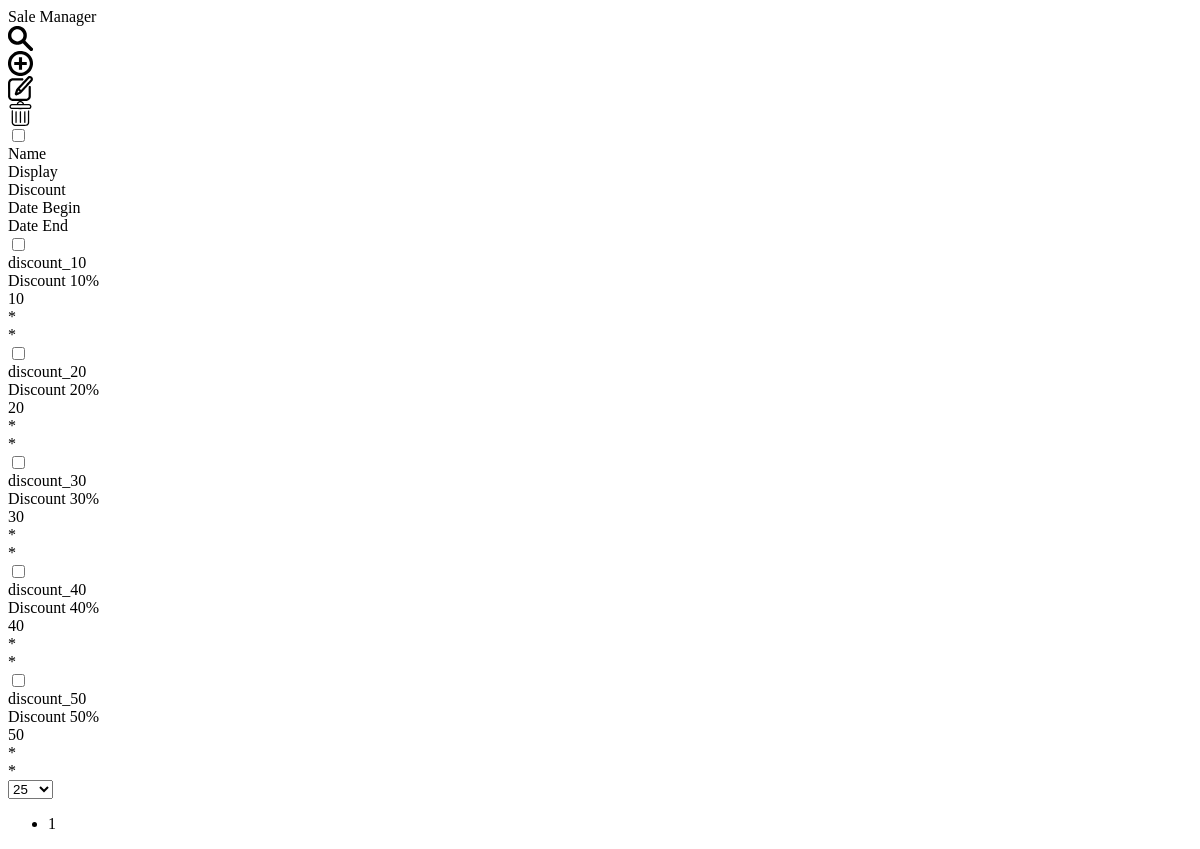
The app's page /admin/sale/index.php (signed in) with its own data.
### tables this page shows
CREATE TABLE IF NOT EXISTS sale(
	name VARCHAR(255) UNIQUE NOT NULL,
	display VARCHAR(255) UNIQUE,
	discount DECIMAL(3,2),
	date_begin DATETIME,
	date_end DATETIME
);

### admin/sale/params.php (called while the page is built, shortened)
<?php
$maxInPage = empty($_POST['maxInPage']) ? 25 : $_POST['maxInPage'];
$currentPage = empty($_POST['currentPage']) ? 1 : $_POST['currentPage'];
$orderBy = "";
$where = "";
$sql = "SELECT * FROM sale $where $orderBy";
$sales = SaleUtil::getSalesByQuery($sql);
$page = new Page(count($sales), $maxInPage, 5, $currentPage);
?>

### util/sql_util.php (called while the page is built, shortened)
<?php
	function openConnect() {
		$dbhost = "localhost";
		$dbuser = "root";
		$dbpass = "";
		$db = "game";
		$conn = new mysqli($dbhost, $dbuser, $dbpass, $db);
		return $conn;
	}
	function execute($sql) {
		$conn = openConnect();
		$result = $conn->query($sql);
		return $result;
	}
	function toArray($result) {
		$array = array();
		if ($result->num_rows > 0) {
			while($row = $result->fetch_assoc()) {
				array_push($array, $row);
			}
		}
		return $array;
	}
?>

### sql/sale_sql.php (called while the page is built, shortened)
<?php
class SaleSQL {
    public static function getSalesByQuery($sql) {
		$arr = toArray(execute($sql));
		$arr2 = array();
		foreach ($arr as $row) {
			array_push($arr2, new Sale($row['name'], $row['display'], $row['discount'], $row['date_begin'], $row['date_end']));
		}
		return $arr2;
	}
}
?>

### util/sale_util.php (called while the page is built, shortened)
<?php
class SaleUtil {
    public static function getSalesByQuery($sql) {
		return SaleSQL::getSalesByQuery($sql);
	}
}
?>

### object/page.php (called while the page is built, shortened)
<?php
class Page {
    private $quantity;
    private $maxQuantityInPage;
    private $currentPage;
    public function __construct($quantity, $maxQuantityInPage, $maxPageInBar, $currentPage) {
        $this->quantity = $quantity;
        $this->maxQuantityInPage = $maxQuantityInPage;
    }
    public function setCurrentPage($currentPage) {
        if ($currentPage > $this->getPages()) {
            $this->currentPage = $this->getPages();
        }else {
            $this->currentPage = $currentPage;
        }
    }
    public function getPages()  {
        return ceil($this->quantity/$this->maxQuantityInPage);
    }
    public function getMinIndex() {
        return (($this->currentPage - 1) * $this->maxQuantityInPage);
    }
    public function getMaxIndex() {
        $currentPage = $this->currentPage;
        $maxQuantityInPage = $this->maxQuantityInPage;
        $quantity = $this->quantity;
        $index = $currentPage * $maxQuantityInPage - 1;
        if ($index > $quantity - 1) {
            return $quantity - 1;
        }
        return $index;
    }
}
?>

### object/sale.php (called while the page is built, shortened)
<?php
class Sale {
    private $name;
    private $display;
    private $discount;
    private $dateBegin;
    private $dateEnd;
    public function __construct($name, $display, $discount, $dateBegin, $dateEnd) {
        $this->name = $name;
        $this->display = $display;
        $this->discount = $discount;
        $this->dateBegin = $dateBegin;
        $this->dateEnd = $dateEnd;
    }
    public function getName()
    {
        return $this->name;
    }
    public function getDisplay()
    {
        return $this->display;
    }
    public function getDiscount()
    {
        return $this->discount;
    }
    public function getDateBegin()
    {
        return $this->dateBegin;
    }
    public function getDateEnd()
    {
        return $this->dateEnd;
    }
}
?>

### admin/sale/table_scroll.php (the view, shortened to what this page needs)
<?php
include_once(LOCAL_PATH_ROOT.'/game/admin/sale/params.php');
if ($page->getPages() > 0) {
    $begin = $page->getMinIndex();
    $last = $page->getMaxIndex();
    for ($i = $begin; $i <= $last; $i++) :
        $sale = $sales[$i];
        $name = $sale->getName();
        if ($name == 'no_discount') {
            continue;
        }
        $display = $sale->getDisplay();
        $discount = $sale->getDiscount() * 100;
        $dateBegin = empty($sale->getDateBegin()) ? "*" : $sale->getDateBegin();
        $dateEnd = empty($sale->getDateEnd()) ? "*" : $sale->getDateEnd();
?>
<div class="admin-row" data-name="<?=$name?>">
    <div class="admin-column not-edit checkbox"> <input class="admin-checkbox" type="checkbox" data-name="<?=$name?>"></div>
    <div class="admin-column not-edit"> <?=$name?> </div>
    <div class="admin-column"> <?=$display?> </div>
    <div class="admin-column"> <?=$discount?> </div>
    <div class="admin-column"> <?=$dateBegin?> </div>
    <div class="admin-column"> <?=$dateEnd?> </div>
</div>
<?php endfor; } ?>

### admin/sale/index.php (style rules this page uses)
.admin-column:nth-child(1) { flex: 0 0 auto; }
.admin-column:nth-child(2) { flex: 1 0 150px; }
.admin-column:nth-child(3) { flex: 1 0 150px; }
.admin-column:nth-child(4) { flex: 1 0 150px; }
.admin-column:nth-child(5) { flex: 1 0 200px; }
.admin-column:nth-child(6) { flex: 1 0 200px; }

### records on screen
sale: name "discount_10", display "Discount 10%", discount "10", date_begin "*", date_end "*"
sale: name "discount_20", display "Discount 20%", discount "20", date_begin "*", date_end "*"
sale: name "discount_30", display "Discount 30%", discount "30", date_begin "*", date_end "*"
sale: name "discount_40", display "Discount 40%", discount "40", date_begin "*", date_end "*"
sale: name "discount_50", display "Discount 50%", discount "50", date_begin "*", date_end "*"

### other values on screen
$displayArr[$column] "Name"
$displayArr[$column] "Display"
$displayArr[$column] "Discount"
$displayArr[$column] "Date Begin"
$displayArr[$column] "Date End"
